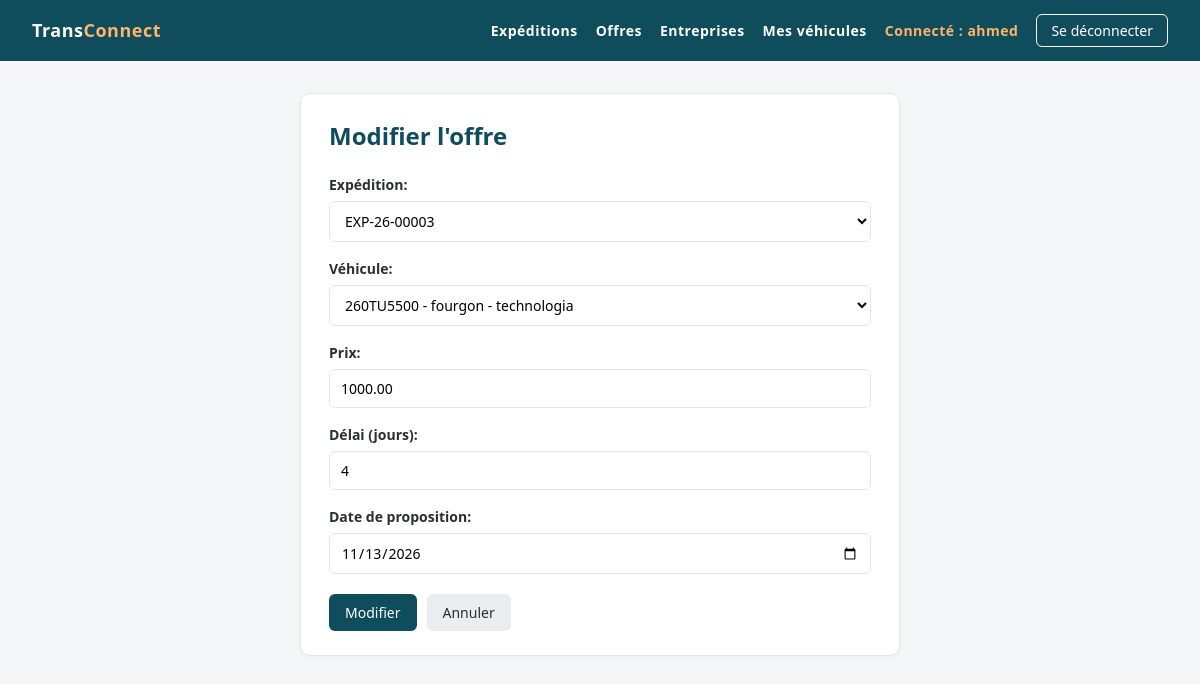
/offres/offres/3/update/ (signed in), run on the app's committed database.
### EntreprisesApp/models.py (models this page shows, shortened)
class Utilisateur(AbstractUser):
    user_id=models.CharField(max_length=8, primary_key=True)
    email=models.EmailField(unique=True, validators=[validate_email])
    role=models.CharField(max_length=20, choices=[
        ('admin','Administrateur'),
        ('char','Chargeur'),
        ('trans','Transporteur'),
    ], default='char')
    telephone=models.CharField(max_length=15, null=True, blank=True)
    created_at=models.DateTimeField(auto_now_add=True)
    updated_at=models.DateTimeField(auto_now=True)

### OffresApp/models.py (models this page shows, shortened)
class Offre(models.Model):
    prix = models.DecimalField(max_digits=10, decimal_places=2, validators=[MinValueValidator(0.01, "Le prix doit être supérieur à zéro")])
    delai_jours = models.IntegerField(validators=[MinValueValidator(1, "Le délai doit être d'au moins 1 jour")])
    statut = models.CharField(max_length=20, choices=[('proposee','Proposée'),('acceptee','Acceptée'),('refusee','Refusée')], default='proposee')
    created_at = models.DateTimeField(auto_now_add=True)
    updated_at = models.DateTimeField(auto_now=True)
    date_proposition = models.DateField()
    expedition = models.ForeignKey(Expedition, on_delete=models.CASCADE, related_name='offres')
    entreprise =models.ForeignKey(Entreprise, on_delete=models.CASCADE, related_name='offres',limit_choices_to={'type_entreprise': 'trans'})
    vehicule = models.ForeignKey(Vehicule, on_delete=models.CASCADE, related_name='offres')

### OffresApp/views.py (the view)
# urls.py: path('offres/<int:pk>/update/', Offre_update.as_view(), name='offre_update')
class Offre_update(TransporteurRequisMixin, OffresDeMonEntrepriseMixin, UpdateView):
    model = Offre
    template_name = 'offre/forms.html'
    success_url = reverse_lazy('offres:offre_list')
    form_class = OffreForm

### OffresApp/forms.py
class OffreForm(forms.ModelForm):
    class Meta:
        model = Offre
        fields = ['expedition', 'vehicule', 'prix', 'delai_jours', 'date_proposition']
        labels = {'delai_jours': 'Délai (jours)', 'date_proposition': 'Date de proposition', 'expedition': 'Expédition', 'vehicule': 'Véhicule'}
        widgets = {'date_proposition': forms.DateInput(attrs={'type': 'date'},format='%Y-%m-%d')}

### EntreprisesApp/mixins.py (called while the page is built)
    def test_func(self):
        entreprise = getattr(self.request.user, 'entreprise', None)
        return entreprise is not None and entreprise.type_entreprise == 'trans'

### ExpeditionsApp/models.py (called while the page is built)
    def __str__(self):
        return self.reference

### OffresApp/views.py (called while the page is built)
    def get_queryset(self):
        return Offre.objects.filter(entreprise=self.request.user.entreprise)

### VehiculesApp/models.py (called while the page is built)
    def __str__(self):
        return f"{self.immatriculation} - {self.type_vehicule} - {self.proprietaire.raison_sociale}"

### templates/offre/forms.html (shortened to what this page needs)
{% extends 'base.html' %}
{% block content %}
<div class="card narrow">
    <h1>{% if form.instance.pk %}Modifier l'offre{% else %}Créer une nouvelle offre{% endif %}</h1>
    <form method="post">
        {{ form.as_p }}
        <div class="actions">
            <button type="submit">{% if form.instance.pk %}Modifier{% else %}Créer{% endif %}</button>
            <a class="btn btn-light" href="{% url 'offres:offre_list' %}">Annuler</a>
        </div>
    </form>
</div>
{% endblock %}

### templates/base.html (shortened to what this page needs)
{% load static %}
<!DOCTYPE html>
<html lang="fr">
<head>
    <link rel="stylesheet" href="{% static 'css/style.css' %}">
</head>
<body>
    <div class="topbar">
        <a class="brand" href="{% url 'home' %}">Trans<span>Connect</span></a>
        <nav>
            <a href="{% url 'expeditions:expedition_list' %}">Expéditions</a>
            <a href="{% url 'offres:offre_list' %}">Offres</a>
            <a href="{% url 'entreprises:entreprise_list' %}">Entreprises</a>
            {% if user.is_authenticated %}
                {% if user.entreprise.type_entreprise == 'char' %}
                    <a href="{% url 'expeditions:expedition_create' %}">Publier une expédition</a>
                {% elif user.entreprise.type_entreprise == 'trans' %}
                    <a href="{% url 'vehicules:vehicule_list' %}">Mes véhicules</a>
                {% else %}
                    <a href="{% url 'entreprises:entreprise_create' %}">Créer mon entreprise</a>
                {% endif %}
                <a class="nav-user" href="{% url 'profil' %}">Connecté : {{ user.username }}</a>
                <form method="post" action="{% url 'logout' %}">
                    <button type="submit">Se déconnecter</button>
                </form>
            {% else %}
                <a href="{% url 'login' %}">Se connecter</a>
                <a href="{% url 'inscription' %}">Créer un compte</a>
            {% endif %}
        </nav>
    </div>
    <div class="container">
        {% block content %}{% endblock %}
    </div>
</body>
</html>

### static/css/style.css (style rules this page uses)
:root { --primary: #0f4c5c; --primary-light: #1b6f80; --accent: #e36414; --bg: #f4f6f8; --card: #ffffff; --text: #2b2f33; --muted: #6b7680; --border: #e3e7eb; --danger: #c0392b; --radius: 10px; }
* { box-sizing: border-box; }
body { margin: 0; font-family: "Segoe UI", Roboto, Arial, sans-serif; background: var(--bg); color: var(--text); line-height: 1.5; }
.topbar { background: var(--primary); color: #fff; padding: 14px 32px; font-weight: 600; font-size: 18px; letter-spacing: .5px; }
.topbar span { color: #ffb36b; }
.container { max-width: 1100px; margin: 32px auto; padding: 0 20px; }
.card { background: var(--card); border: 1px solid var(--border); border-radius: var(--radius); padding: 24px 28px; box-shadow: 0 2px 6px rgba(0, 0, 0, .04); }
.card.narrow { max-width: 600px; margin: 0 auto; }
h1 { margin: 0 0 20px; font-size: 24px; color: var(--primary); }
a { color: var(--primary-light); text-decoration: none; }
.btn, button { display: inline-block; padding: 8px 16px; border: none; border-radius: 6px; font-size: 14px; font-family: inherit; cursor: pointer; background: var(--primary); color: #fff; transition: background .15s; }
.btn-light { background: #e9edf0; color: var(--text); }
.actions { display: flex; gap: 10px; margin-top: 20px; }
form p { margin: 0 0 16px; }
form label { display: block; font-weight: 600; margin-bottom: 6px; font-size: 14px; }
form input, form select, form textarea { width: 100%; padding: 9px 11px; border: 1px solid var(--border); border-radius: 6px; font-size: 14px; font-family: inherit; background: #fff; }
.topbar { display: flex; justify-content: space-between; align-items: center; }
.topbar a { color: #fff; text-decoration: none; }
.topbar nav { display: flex; align-items: center; gap: 18px; font-size: 14px; }
.topbar nav form { margin: 0; }
.topbar nav button { padding: 6px 14px; font-size: 14px; border: 1px solid #fff; }
.topbar .nav-user { color: #ffb36b; }

### data on the page
Utilisateur: username "ahmed"
Offre: expedition "EXP-26-00003", vehicule "260TU5500 - fourgon - technologia", prix "1000.00", delai_jours "4", date_proposition "11/13/2026"
